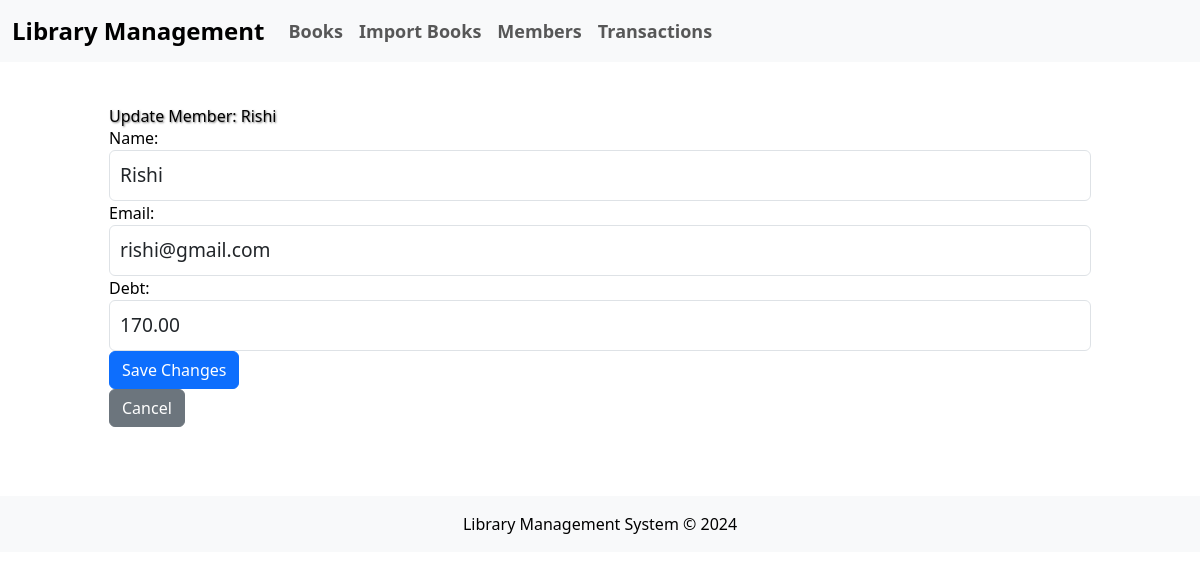
The app's page /members/update/2/ with its own data.
### library/models.py (models this page shows, shortened)
class Member(models.Model):
    name = models.CharField(max_length=255)
    email = models.EmailField(unique=True)
    debt = models.DecimalField(max_digits=6, decimal_places=2, default=0.0)

### library/views.py (the view)
# urls.py: path('members/update/<int:id>/', views.update_member, name='update_member'),  # Update a member
def update_member(request, id):
    member = get_object_or_404(Member, id=id)
    if request.method == 'POST':
        form = MemberForm(request.POST, instance=member)
        if form.is_valid():
            form.save()
            return redirect('member_list')
    else:
        form = MemberForm(instance=member)
    return render(request, 'update_member.html', {'form': form, 'member': member})

### library/forms.py
class MemberForm(forms.ModelForm):
    class Meta:
        model = Member
        fields = ['name', 'email', 'debt']
        widgets = {
            'name': forms.TextInput(attrs={'class': 'form-control', 'style': 'font-size: 1.2rem; padding: 10px;'}),
            'email': forms.EmailInput(attrs={'class': 'form-control', 'style': 'font-size: 1.2rem; padding: 10px;'}),
            'debt': forms.NumberInput(attrs={'class': 'form-control', 'style': 'font-size: 1.2rem; padding: 10px;'}),
        }

### templates/update_member.html (shortened to what this page needs)
{% extends 'base.html' %}
{% block content %}
<h2>Update Member: {{ member.name }}</h2>
<form method="POST">
    {{ form.as_p }}
    <button type="submit" class="btn btn-primary">Save Changes</button>
</form>
<a href="{% url 'member_list' %}" class="btn btn-secondary">Cancel</a>
{% endblock %}

### templates/base.html (style rules this page uses)
body { background-image: url('https://www.voicesofruralindia.org/wp-content/uploads/2020/11/ylswjsy7stw-scaled.jpg'); background-size: cover; background-repeat: no-repeat; background-position: center; color: black; }
h1, h2, h3 { color: black; text-shadow: 1px 1px 2px rgba(0, 0, 0, 0.5); }

### records on screen
Member: name "Rishi", email "rishi@gmail.com", debt "170.00"
